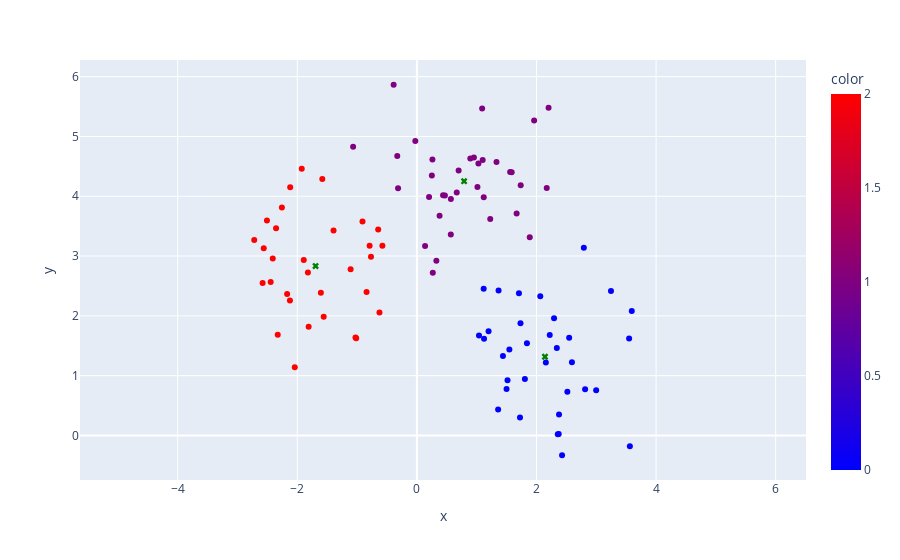

Notebook code for this chart:
### Markdown cell above
The centroids will converge to their optimal position, which minimizes the average distance to the group members.
However, this is only a local optimum, depending on the initial centroid values.

One solution is to repeat the process with different starting positions.

But how to choose initial centroids? Previously, we've chosen them manually but when the number of dimensions is high, it becomes difficult to select good values.

Idea: Select k input points randomly as initial centroids.

### Code cell
k = 3
bestcentroids = None
bestgroups = None
bestinertia = None
# try 10 times
for _ in range(10):
    # initial centroids
    centroids = X[
        np.random.choice(X.shape[0], k, replace=False)
    ]  # with pandas: df.sample(n=k)
    distances = np.array([[np.linalg.norm(p - c) for c in centroids] for p in X])
    newgroups = np.argmin(distances, axis=1)
    groups = np.array([])
    while not np.array_equal(groups, newgroups):
        groups = newgroups
        for i in range(len(centroids)):
            points = [x for j, x in enumerate(X) if groups[j] == i]
            centroids[i] = np.mean(points, axis=0)
        distances = np.array([[np.linalg.norm(p - c) for c in centroids] for p in X])
        newgroups = np.argmin(distances, axis=1)
    # sum of distances from closest centroid
    inertia = np.sum(np.min(distances, axis=1))
    if bestcentroids is None or inertia < bestinertia:
        bestcentroids = centroids.copy()
        bestgroups = groups.copy()
        bestinertia = inertia
print(f"{bestinertia=}")
fig = px.scatter(
    x=X[:, 0],
    y=X[:, 1],
    color=bestgroups,
    color_continuous_scale=px.colors.sequential.Bluered,
)
fig.add_scatter(
    x=bestcentroids[:, 0],
    y=bestcentroids[:, 1],
    mode="markers",
    marker=go.scatter.Marker({"symbol": "x", "color": "green"}),
)
fig.update_layout(showlegend=False)
fig.update_yaxes(
    scaleanchor="x",
    scaleratio=1,
)
fig.show()

### Figure 1 — Plotly figure (JSON) as saved in the notebook; plotly's stock layout.template omitted (floating-point values rounded to 4 significant figures)
{"data": [{"hovertemplate": "x=%{x}<br>y=%{y}<br>color=%{marker.color}<extra></extra>", "legendgroup": "", "marker": {"color": [0, 1, 0, 1, 1, 1, 2, 2, 0, 1, 1, 1, 0, 1, 2, 0, 2, 1, 2, 2, 2, 2, 2, 1, 0, 0, 0, 0, 2, 2, 1, 0, 0, 1, 2, 1, 1, 0, 0, 2, 2, 0, 0, 1, 1, 1, 0, 0, 2, 2, 1, 0, 1, 0, 2, 2, 0, 0, 1, 0, 0, 2, 2, 2, 2, 0, 1, 2, 0, 1, 2, 0, 1, 0, 0, 1, 1, 1, 2, 0, 1, 1, 0, 1, 0, 1, 1, 1, 0, 1, 0, 0, 2, 2, 2, 2, 1, 1, 2, 2], "coloraxis": "coloraxis", "symbol": "circle"}, "mode": "markers", "name": "", "orientation": "v", "showlegend": false, "type": "scatter", "x": [2.517, 0.2599, 2.813, -0.3148, 0.1374, 0.6979, -2.445, -0.7674, 2.593, 0.4688, 1.56, 1.961, 2.428, 2.202, -2.123, 3.549, -1.606, 0.3258, -1.581, -2.41, -2.042, -1.558, -1.015, 0.266, 1.199, 2.157, 1.439, 1.123, -1.822, -0.9095, 1.092, 3.246, 1.724, 2.172, -1.891, 0.3796, 0.8937, 1.516, 2.34, -2.119, -0.6256, 2.377, 2.294, -0.3887, 1.1, 0.5685, 1.359, 1.5, -2.257, -1.108, 0.2037, 1.547, 0.2504, 2.222, -1.925, -0.8414, 2.998, 2.064, 1.013, 3.562, 1.039, -2.561, -2.17, -1.394, -2.72, 1.733, 1.585, -2.327, 1.806, 1.736, -0.7902, 2.792, -1.066, 3.594, 1.366, 1.888, 1.118, 0.4383, -1.81, 2.356, -0.02597, 1.029, 1.841, -0.3279, 1.117, 1.331, 0.9537, 0.5676, 2.547, 0.6664, 1.707, 2.372, -0.6472, -2.354, -2.58, -0.5765, 1.227, 1.668, -1.027, -2.507], "xaxis": "x", "y": [0.731, 4.613, 0.7737, 4.134, 3.168, 4.429, 2.568, 2.988, 1.224, 4.014, 4.407, 5.266, -0.3313, 5.479, 2.257, 1.622, 2.387, 2.923, 4.289, 2.96, 1.139, 1.983, 1.624, 2.719, 1.741, 1.219, 1.329, 1.618, 2.726, 3.577, 5.467, 2.414, 0.2997, 4.14, 2.932, 3.673, 4.632, 0.9231, 1.463, 4.152, 2.054, 0.3498, 1.959, 5.864, 4.606, 3.953, 0.4346, 0.778, 3.811, 2.781, 3.987, 1.439, 4.345, 1.679, 4.462, 2.397, 0.7537, 2.326, 4.154, -0.1805, 1.673, 3.132, 2.366, 3.426, 3.269, 1.876, 4.401, 1.682, 0.9426, 4.183, 3.173, 3.14, 4.827, 2.082, 2.426, 3.316, 3.982, 4.016, 1.818, 0.01814, 4.926, 4.546, 1.54, 4.674, 2.453, 4.571, 4.646, 3.359, 1.635, 4.062, 2.377, 0.02321, 3.442, 3.463, 2.549, 3.171, 3.621, 3.71, 1.636, 3.593], "yaxis": "y"}, {"marker": {"color": "green", "symbol": "x"}, "mode": "markers", "type": "scatter", "x": [2.142, 0.7896, -1.694], "y": [1.316, 4.252, 2.832]}], "layout": {"coloraxis": {"colorbar": {"title": {"text": "color"}}, "colorscale": [[0, "rgb(0,0,255)"], [1, "rgb(255,0,0)"]]}, "legend": {"tracegroupgap": 0}, "margin": {"t": 60}, "showlegend": false, "xaxis": {"anchor": "y", "domain": [0, 1], "title": {"text": "x"}}, "yaxis": {"anchor": "x", "domain": [0, 1], "scaleanchor": "x", "scaleratio": 1, "title": {"text": "y"}}}}
